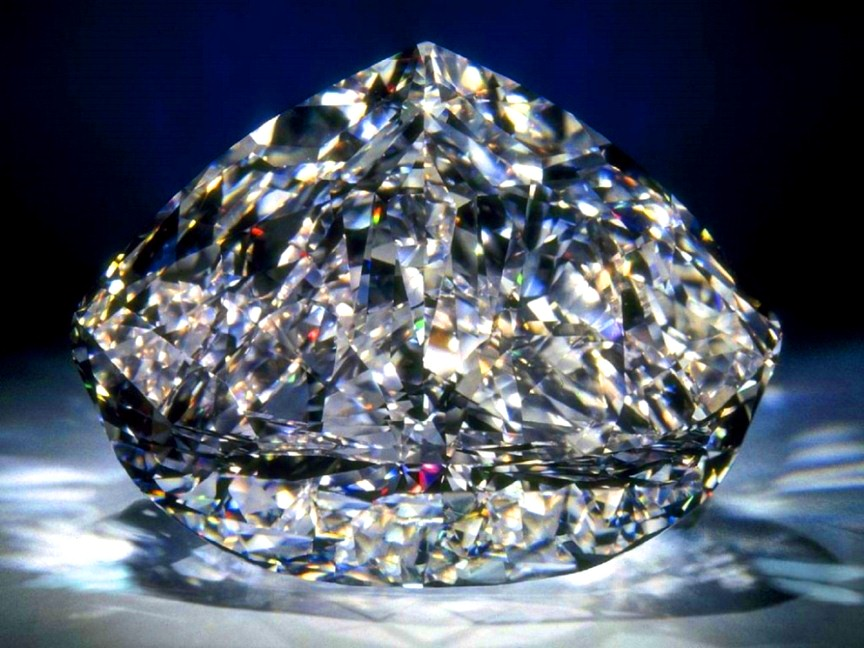
#> input picture diamond.jpg, 864 x 648 px
$ jupyter execute Harris_Corner_Detection.ipynb
#> lines starting #> are read from the running program, lines starting #| are printed output that depends on the picture; after the words box and inside, x2 and y2 are one past the last pixel; in counts of white or black regions, pixels touching at a corner belong together
## Harris Corner Detection

[cell 1]
import cv2
import numpy as np
import matplotlib.pyplot as plt

# Load the image
img = cv2.imread('diamond.jpg')
#> img is the input picture: shape (648, 864, 3); mean B, G, R 104.2, 89.7, 81.9
if img is None:
    print("Error: Image not found.")
    exit()

# Convert to grayscale
gray = cv2.cvtColor(img, cv2.COLOR_BGR2GRAY)
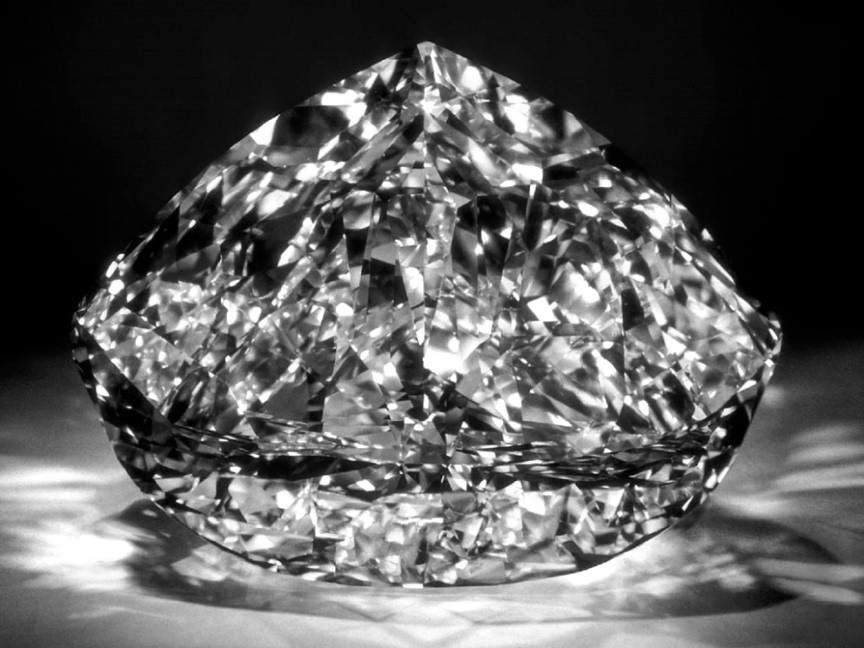
#> gray: shape (648, 864); min 0, max 255, mean 89
gray = np.float32(gray)

# Apply Harris corner detection
dst = cv2.cornerHarris(gray, blockSize=2, ksize=3, k=0.04)
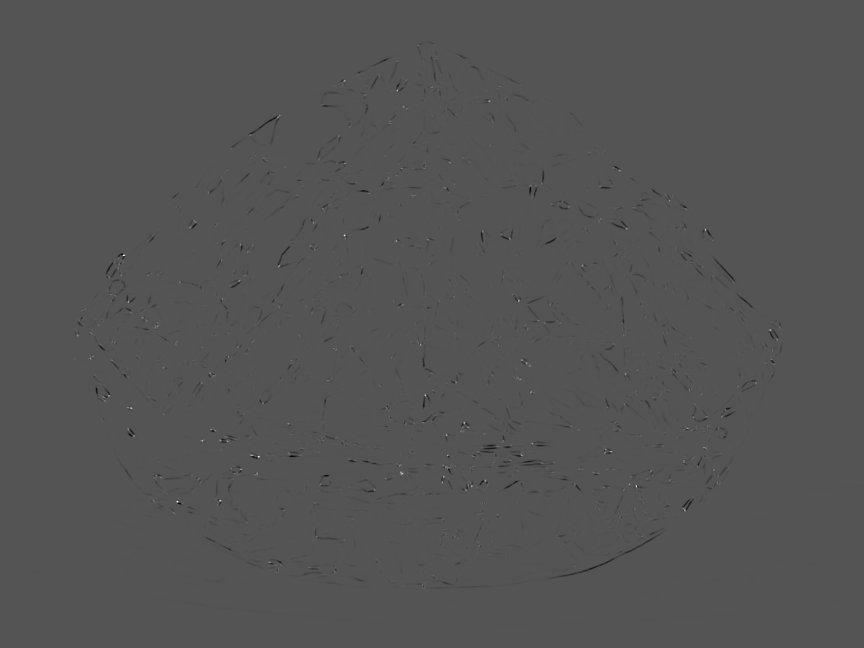
#> dst: shape (648, 864) float32; min -38619636, max 78508712, mean -120095.6; drawn with min black and max white

# Dilate the corner points to enhance them for visualization
dst = cv2.dilate(dst, None)
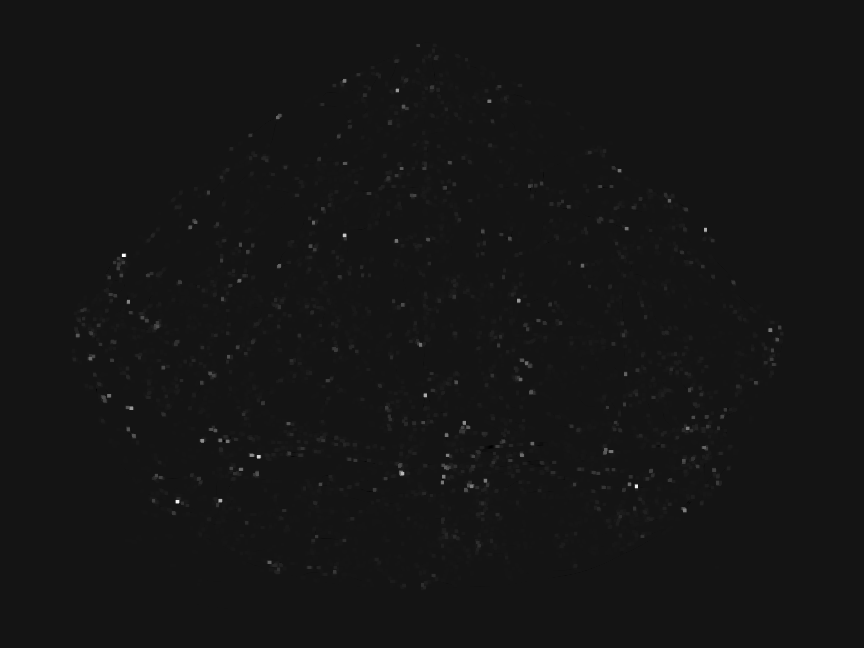
#> dst: shape (648, 864) float32; min -6976955, max 78508712, mean 228879.8; drawn with min black and max white

# Threshold to mark the strongest corners in red
img[dst > 0.01 * dst.max()] = [0, 0, 255]
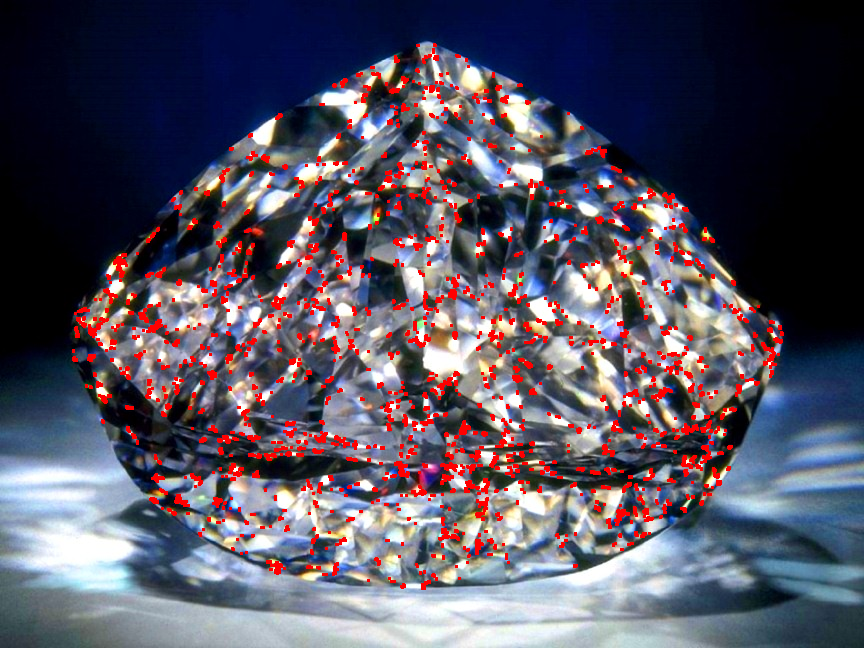
#> img: shape (648, 864, 3); 4.94% of pixels changed, all inside (x1, y1, x2, y2) = (72, 43, 784, 590)

# Convert for Matplotlib (BGR → RGB)
img_rgb = cv2.cvtColor(img, cv2.COLOR_BGR2RGB)

# Display the result
plt.figure(figsize=(10, 6))
plt.imshow(img_rgb)
plt.title('Harris Corner Detection')
plt.axis('off')
plt.show()
